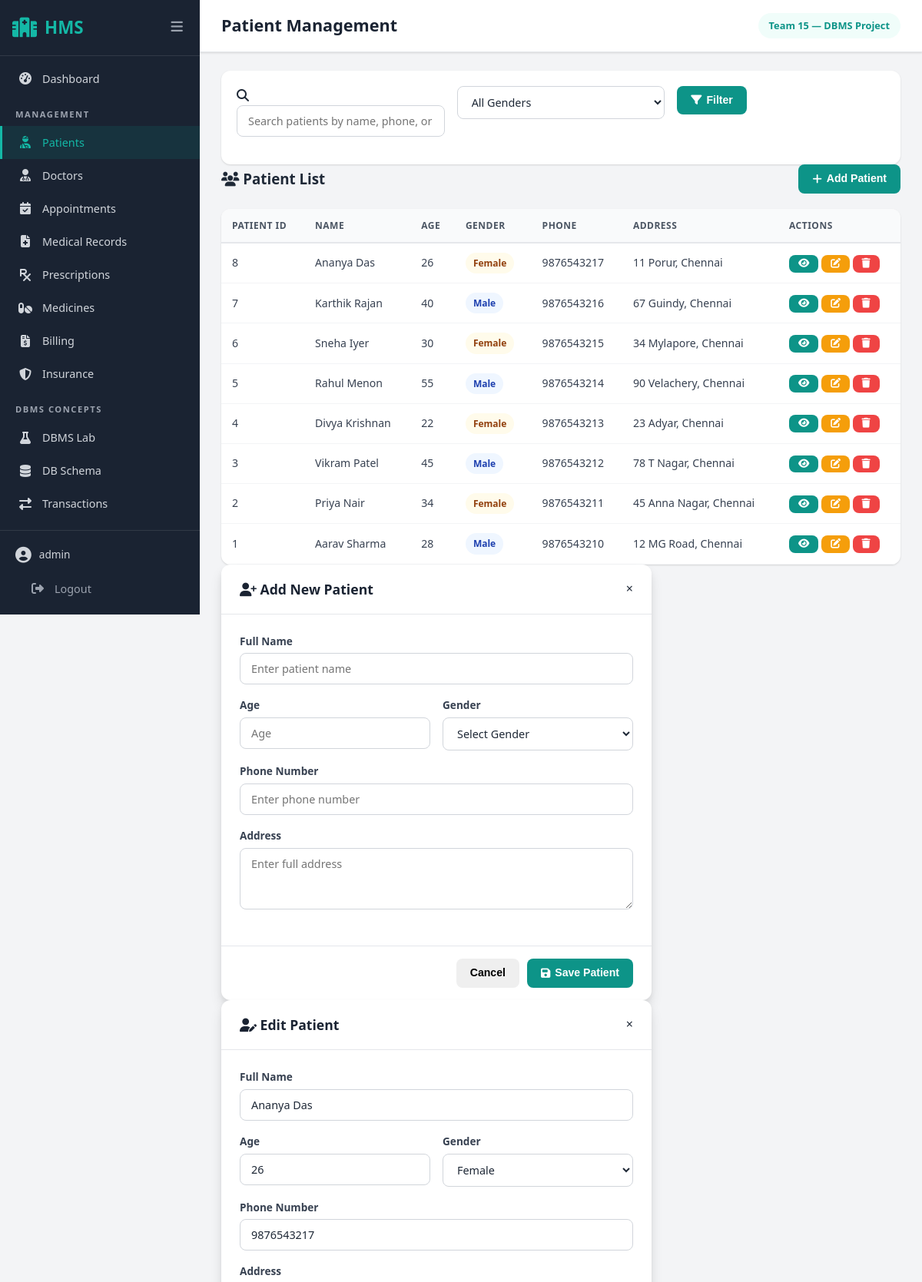
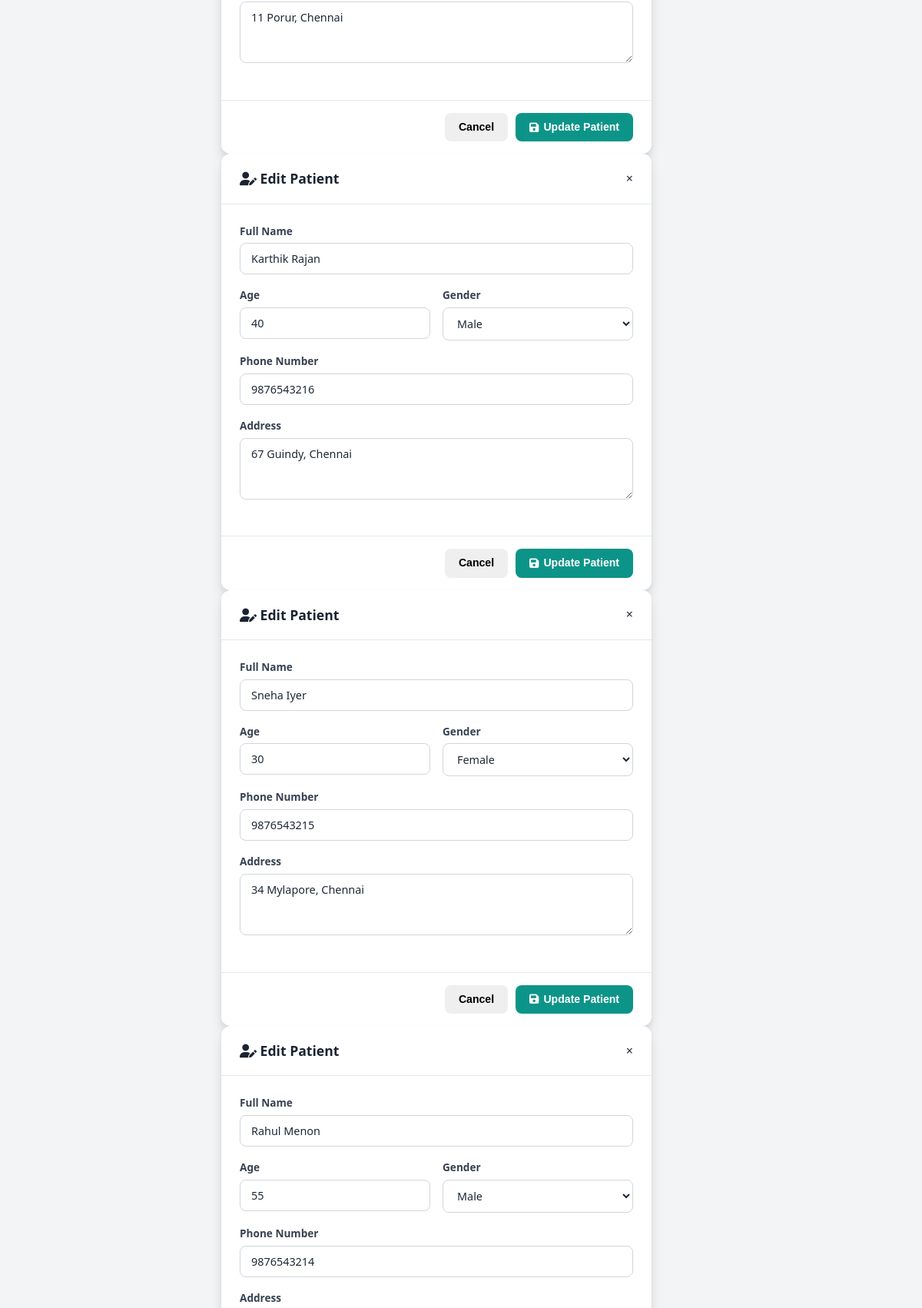
/patients (signed in, upper part), run on the app's committed database (2 pictures, top to bottom).
### tables this page shows
CREATE TABLE Patient (
        Patient_ID  INTEGER PRIMARY KEY AUTOINCREMENT,
        Name        TEXT NOT NULL,
        Age         INTEGER NOT NULL CHECK(Age > 0 AND Age < 150),
        Gender      TEXT NOT NULL CHECK(Gender IN ('Male', 'Female', 'Other')),
        Phone       TEXT NOT NULL,
        Address     TEXT NOT NULL
    );

### app.py (the view)
@app.route('/patients')
@login_required
def patients():
    db = get_connection()
    search = request.args.get('search', '').strip()
    gender_filter = request.args.get('gender', '').strip()
    query = "SELECT * FROM Patient WHERE 1=1"
    params = []
    if search:
        query += " AND (Name LIKE ? OR Phone LIKE ? OR CAST(Patient_ID AS TEXT) LIKE ?)"
        params.extend([f'%{search}%', f'%{search}%', f'%{search}%'])
    if gender_filter:
        query += " AND Gender = ?"
        params.append(gender_filter)
    query += " ORDER BY Patient_ID DESC"
    patients_list = db.execute(query, params).fetchall()
    return render_template('patients.html', patients=patients_list,
                           search=search, gender_filter=gender_filter)

### app.py (called while the page is built)
def login_required(f):
    @wraps(f)
    def decorated(*args, **kwargs):
        if 'user_id' not in session:
            flash('Please log in to access this page.', 'warning')
            return redirect(url_for('login'))
        return f(*args, **kwargs)
    return decorated

def get_connection():
    if 'db' not in g:
        g.db = get_db()
    return g.db

@app.teardown_appcontext
def close_connection(exception):
    db = g.pop('db', None)
    if db is not None:
        db.close()

### database.py (called while the page is built)
def get_db():
    conn = sqlite3.connect(DATABASE_PATH)
    conn.row_factory = sqlite3.Row
    conn.execute("PRAGMA foreign_keys = ON;")
    return conn

### templates/patients.html (shortened to what this page needs)
{% extends "base.html" %}
{% block page_title %}Patient Management{% endblock %}
{% block content %}
<div class="card">
    <div class="card-body">
        <form method="GET" action="{{ url_for('patients') }}" class="filter-bar">
            <div class="form-row">
                <div class="form-group" style="flex: 2;">
                    <div class="search-bar">
                        <i class="fas fa-search"></i>
                        <input type="text" name="search" class="form-control" placeholder="Search patients by name, phone, or ID..." value="{{ request.args.get('search', '') }}">
                    </div>
                </div>
                <div class="form-group" style="flex: 1;">
                    <select name="gender" class="form-control">
                        <option value="">All Genders</option>
                    </select>
                </div>
                <div class="form-group">
                    <button type="submit" class="btn btn-primary"><i class="fas fa-filter"></i> Filter</button>
                </div>
            </div>
        </form>
    </div>
</div>
<div style="display: flex; justify-content: space-between; align-items: center; margin-bottom: 20px;">
    <h3 style="margin: 0;"><i class="fas fa-users"></i> Patient List</h3>
    <button class="btn btn-primary" onclick="document.getElementById('addPatientModal').style.display='flex'">
        <i class="fas fa-plus"></i> Add Patient
    </button>
</div>
{% if patients %}
<div class="card">
    <div class="card-body" style="padding: 0;">
        <table class="data-table">
            <thead>
                <tr>
                    <th>Patient ID</th>
                    <th>Name</th>
                    <th>Age</th>
                    <th>Gender</th>
                    <th>Phone</th>
                    <th>Address</th>
                    <th>Actions</th>
                </tr>
            </thead>
            <tbody>
                {% for p in patients %}
                <tr>
                    <td>{{ p.Patient_ID }}</td>
                    <td>{{ p.Name }}</td>
                    <td>{{ p.Age }}</td>
                    <td>
                        <span class="badge {% if p.Gender == 'Male' %}badge-info{% elif p.Gender == 'Female' %}badge-warning{% else %}badge-secondary{% endif %}">
                            {{ p.Gender }}
                        </span>
                    </td>
                    <td>{{ p.Phone }}</td>
                    <td>{{ p.Address }}</td>
                    <td>
                        <a href="{{ url_for('view_patient', patient_id=p.Patient_ID) }}" class="btn btn-sm btn-primary" title="View">
                            <i class="fas fa-eye"></i>
                        </a>
                        <button class="btn btn-sm btn-warning" onclick="document.getElementById('editPatientModal{{ p.Patient_ID }}').style.display='flex'" title="Edit">
                            <i class="fas fa-edit"></i>
                        </button>
                        <form method="POST" action="{{ url_for('delete_patient', patient_id=p.Patient_ID) }}" style="display: inline;" onsubmit="return confirm('Are you sure you want to delete this patient?')">
                            <button type="submit" class="btn btn-sm btn-danger" title="Delete">
                                <i class="fas fa-trash"></i>
                            </button>
                        </form>
                    </td>
                </tr>
                {% endfor %}
            </tbody>
        </table>
    </div>
</div>
{% endif %}
<div class="modal" id="addPatientModal">
    <div class="modal-content">
        <div class="modal-header">
            <h3><i class="fas fa-user-plus"></i> Add New Patient</h3>
            <span class="close" onclick="document.getElementById('addPatientModal').style.display='none'">&times;</span>
        </div>
        <form method="POST" action="{{ url_for('add_patient') }}">
            <div class="modal-body">
                <div class="form-group">
                    <label for="name">Full Name</label>
                    <input type="text" id="name" name="name" class="form-control" placeholder="Enter patient name" required>
                </div>
                <div class="form-row">
                    <div class="form-group">
                        <label for="age">Age</label>
                        <input type="number" id="age" name="age" class="form-control" placeholder="Age" min="0" max="150" required>
                    </div>
                    <div class="form-group">
                        <label for="gender">Gender</label>
                        <select id="gender" name="gender" class="form-control" required>
                            <option value="">Select Gender</option>
                        </select>
                    </div>
                </div>
                <div class="form-group">
                    <label for="phone">Phone Number</label>
                    <input type="text" id="phone" name="phone" class="form-control" placeholder="Enter phone number" required>
                </div>
                <div class="form-group">
                    <label for="address">Address</label>
                    <textarea id="address" name="address" class="form-control" rows="3" placeholder="Enter full address" required></textarea>
                </div>
            </div>
            <div class="modal-footer">
                <button type="button" class="btn btn-secondary" onclick="document.getElementById('addPatientModal').style.display='none'">Cancel</button>
                <button type="submit" class="btn btn-primary"><i class="fas fa-save"></i> Save Patient</button>
            </div>
        </form>
    </div>
</div>
{% for p in patients %}
<div class="modal" id="editPatientModal{{ p.Patient_ID }}">
    <div class="modal-content">
        <div class="modal-header">
            <h3><i class="fas fa-user-edit"></i> Edit Patient</h3>
            <span class="close" onclick="document.getElementById('editPatientModal{{ p.Patient_ID }}').style.display='none'">&times;</span>
        </div>
        <form method="POST" action="{{ url_for('edit_patient', patient_id=p.Patient_ID) }}">
            <div class="modal-body">
                <div class="form-group">
                    <label for="edit_name_{{ p.Patient_ID }}">Full Name</label>
                    <input type="text" id="edit_name_{{ p.Patient_ID }}" name="name" class="form-control" value="{{ p.Name }}" required>
                </div>
                <div class="form-row">
                    <div class="form-group">
                        <label for="edit_age_{{ p.Patient_ID }}">Age</label>
                        <input type="number" id="edit_age_{{ p.Patient_ID }}" name="age" class="form-control" value="{{ p.Age }}" min="0" max="150" required>
                    </div>
                    <div class="form-group">
                        <label for="edit_gender_{{ p.Patient_ID }}">Gender</label>
                        <select id="edit_gender_{{ p.Patient_ID }}" name="gender" class="form-control" required>
                            <option value="Male" {% if p.Gender == 'Male' %}selected{% endif %}>Male</option>
                            <option value="Female" {% if p.Gender == 'Female' %}selected{% endif %}>Female</option>
                        </select>
                    </div>
                </div>
                <div class="form-group">
                    <label for="edit_phone_{{ p.Patient_ID }}">Phone Number</label>
                    <input type="text" id="edit_phone_{{ p.Patient_ID }}" name="phone" class="form-control" value="{{ p.Phone }}" required>
                </div>
                <div class="form-group">
                    <label for="edit_address_{{ p.Patient_ID }}">Address</label>
                    <textarea id="edit_address_{{ p.Patient_ID }}" name="address" class="form-control" rows="3" required>{{ p.Address }}</textarea>
                </div>
            </div>
            <div class="modal-footer">
                <button type="button" class="btn btn-secondary" onclick="document.getElementById('editPatientModal{{ p.Patient_ID }}').style.display='none'">Cancel</button>
                <button type="submit" class="btn btn-primary"><i class="fas fa-save"></i> Update Patient</button>
            </div>
        </form>
    </div>
</div>
{% endfor %}
{% endblock %}

### static/css/style.css (style rules this page uses)
*, *::before, *::after { box-sizing: border-box; margin: 0; padding: 0; }
:root { --navy: #1a2332; --navy-light: #2c3e6b; --teal: #0d9488; --teal-light: #14b8a6; --teal-bg: #f0fdfa; --white: #ffffff; --gray-50: #f9fafb; --gray-100: #f3f4f6; --gray-200: #e5e7eb; --gray-300: #d1d5db; --gray-400: #9ca3af; --gray-500: #6b7280; --gray-600: #4b5563; --gray-700: #374151; --gray-800: #1f2937; --green: #10b981; --green-bg: #ecfdf5; --red: #ef4444; --red-bg: #fef2f2; --yellow: #f59e0b; --yellow-bg: #fffbeb; --blue: #3b82f6; --blue-bg: #eff6ff; --purple: #8b5cf6; --sidebar-w: 260px; --sidebar-collapsed: 70px; --radius: 12px; --radius-sm: 8px; --shadow: 0 1px 3px rgba(0,0,0,0.08), 0 1px 2px rgba(0,0,0,0.06); --shadow-md: 0 4px 6px rgba(0,0,0,0.07), 0 2px 4px rgba(0,0,0,0.06); --shadow-lg: 0 10px 15px rgba(0,0,0,0.1), 0 4px 6px rgba(0,0,0,0.05); --transition: 0.2s ease; }
body { font-family: 'Segoe UI', system-ui, -apple-system, sans-serif; background: var(--gray-100); color: var(--gray-800); line-height: 1.6; min-height: 100vh; }
a { color: var(--teal); text-decoration: none; }
.card { background: var(--white); border-radius: var(--radius); box-shadow: var(--shadow); overflow: hidden; transition: box-shadow var(--transition); }
.card-body { padding: 20px; }
.data-table { width: 100%; border-collapse: collapse; font-size: 0.88rem; }
.data-table th { background: var(--gray-50); padding: 12px 14px; text-align: left; font-weight: 600; color: var(--gray-600); border-bottom: 2px solid var(--gray-200); white-space: nowrap; text-transform: uppercase; font-size: 0.75rem; letter-spacing: 0.5px; }
.data-table td { padding: 12px 14px; border-bottom: 1px solid var(--gray-100); color: var(--gray-700); vertical-align: middle; }
.badge { padding: 4px 10px; border-radius: 20px; font-size: 0.75rem; font-weight: 600; display: inline-flex; align-items: center; gap: 4px; }
.badge-warning { background: var(--yellow-bg); color: #92400e; }
.badge-info { background: var(--blue-bg); color: #1e40af; }
.btn { padding: 9px 18px; border: none; border-radius: var(--radius-sm); font-size: 0.88rem; font-weight: 600; cursor: pointer; display: inline-flex; align-items: center; gap: 6px; transition: var(--transition); text-decoration: none; line-height: 1.4; }
.btn-primary { background: var(--teal); color: var(--white); }
.btn-danger { background: var(--red); color: var(--white); }
.btn-warning { background: var(--yellow); color: var(--white); }
.btn-sm { padding: 5px 12px; font-size: 0.8rem; }
.form-group { margin-bottom: 16px; }
.form-group label { display: block; font-size: 0.85rem; font-weight: 600; color: var(--gray-700); margin-bottom: 5px; }
.form-control { width: 100%; padding: 10px 14px; border: 1.5px solid var(--gray-300); border-radius: var(--radius-sm); font-size: 0.9rem; color: var(--gray-800); transition: var(--transition); background: var(--white); font-family: inherit; }
textarea.form-control { resize: vertical; min-height: 80px; }
select.form-control { cursor: pointer; }
.form-row { display: grid; grid-template-columns: repeat(auto-fit, minmax(200px, 1fr)); gap: 16px; }
.modal { background: var(--white); border-radius: var(--radius); width: 95%; max-width: 560px; max-height: 90vh; overflow-y: auto; box-shadow: var(--shadow-lg); animation: scaleIn 0.25s ease; }
.modal-header { padding: 18px 24px; border-bottom: 1px solid var(--gray-200); display: flex; align-items: center; justify-content: space-between; }
.modal-header h3 { font-size: 1.1rem; color: var(--navy); }
.modal-body { padding: 24px; }
.modal-footer { padding: 16px 24px; border-top: 1px solid var(--gray-200); display: flex; justify-content: flex-end; gap: 10px; }

### data on the page
Patient: Patient_ID "8", Name "Ananya Das", Age "26", Gender "Female", Phone "9876543217", Address "11 Porur, Chennai", name "Ananya Das", age "26", gender "Female", phone "9876543217", address "11 Porur, Chennai"
Patient: Patient_ID "7", Name "Karthik Rajan", Age "40", Gender "Male", Phone "9876543216", Address "67 Guindy, Chennai", name "Karthik Rajan", age "40", gender "Male", phone "9876543216", address "67 Guindy, Chennai"
Patient: Patient_ID "6", Name "Sneha Iyer", Age "30", Gender "Female", Phone "9876543215", Address "34 Mylapore, Chennai", name "Sneha Iyer", age "30", gender "Female", phone "9876543215", address "34 Mylapore, Chennai"
Patient: Patient_ID "5", Name "Rahul Menon", Age "55", Gender "Male", Phone "9876543214", Address "90 Velachery, Chennai", name "Rahul Menon", age "55", gender "Male", phone "9876543214"
Patient: Patient_ID "4", Name "Divya Krishnan", Age "22", Gender "Female", Phone "9876543213", Address "23 Adyar, Chennai"
Patient: Patient_ID "3", Name "Vikram Patel", Age "45", Gender "Male", Phone "9876543212", Address "78 T Nagar, Chennai"
Patient: Patient_ID "2", Name "Priya Nair", Age "34", Gender "Female", Phone "9876543211", Address "45 Anna Nagar, Chennai"
Patient: Patient_ID "1", Name "Aarav Sharma", Age "28", Gender "Male", Phone "9876543210", Address "12 MG Road, Chennai"

### other printed values
{{ session.get('username', 'Admin') }} "admin"
